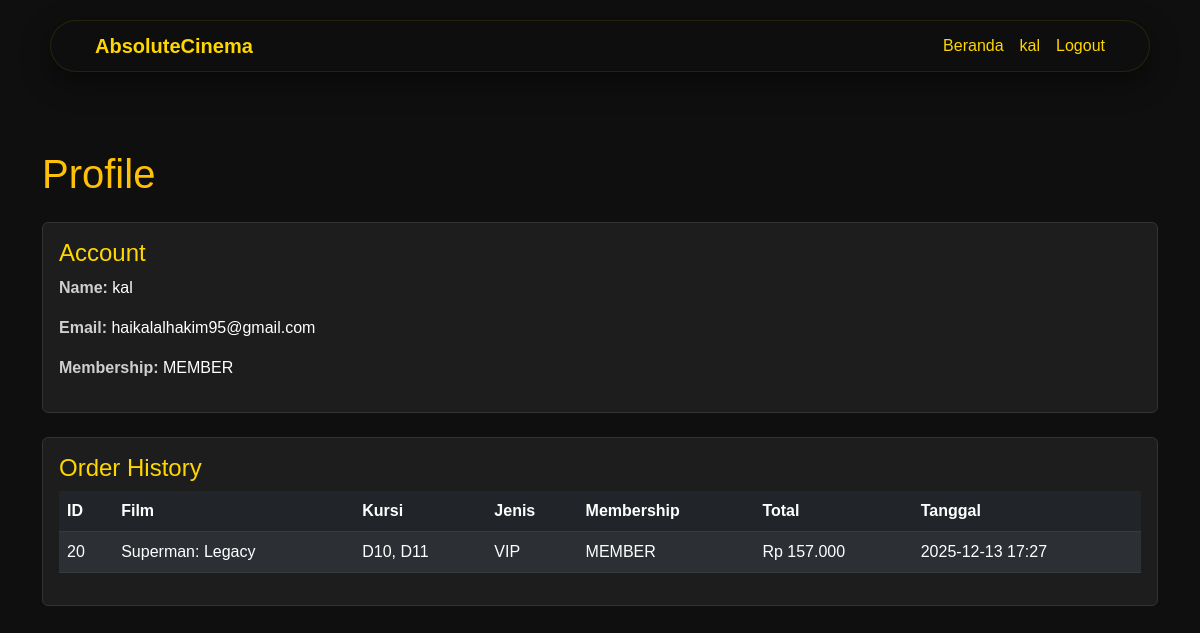
The app's page /profile (signed in), older data.
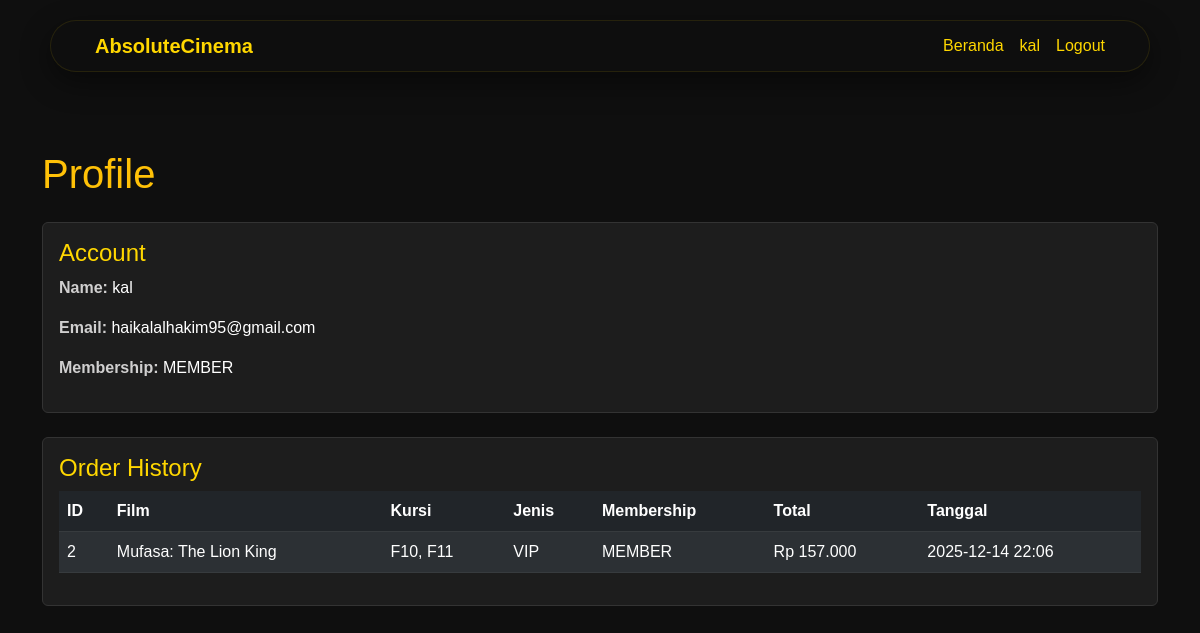
The same page, newer data.
### tables this page shows
CREATE TABLE orders (
            id INTEGER PRIMARY KEY AUTOINCREMENT,
            movie_id INTEGER,
            movie_title TEXT,
            seat TEXT,
            ticket_type TEXT,
            showtime TEXT,
            ticket_price INTEGER,
            admin_fee INTEGER,
            price INTEGER,
            membership TEXT,
            snack_included INTEGER DEFAULT 0,
            customer TEXT,
            email TEXT,
            date TEXT,
            payment_method TEXT
        );

### app.py (the view)
@app.route('/profile')
def profile():
    if 'user' not in session:
        return redirect(url_for('login'))
    user = session['user']
    orders = get_orders_by_user_email(user['email'])
    return render_template('profile.html', user=user, orders=orders)

### app.py (called while the page is built)
def get_db_connection():
    conn = sqlite3.connect(DB_PATH)
    conn.row_factory = sqlite3.Row
    return conn

def get_orders_by_user_email(email):
    conn = get_db_connection()
    cur = conn.cursor()
    cur.execute("SELECT * FROM orders WHERE email = ? ORDER BY id DESC", (email,))
    rows = cur.fetchall()
    conn.close()
    return [dict(r) for r in rows]

def format_currency(value):
    try:
        return "{:,.0f}".format(int(value)).replace(",", ".")
    except:
        return str(value)

### templates/profile.html (shortened to what this page needs)
<!DOCTYPE html>
<html lang="en">
  <head>
    <link
      href="https://cdn.jsdelivr.net/npm/bootstrap@5.3.0/dist/css/bootstrap.min.css"
      rel="stylesheet"
    />
  </head>
  <body>
    <nav class="site-nav">
      <div class="container">
        <a class="navbar-brand fs-5 fw-bold" href="/">AbsoluteCinema</a>
        <div class="d-flex gap-3 ms-auto">
          <a class="nav-link" href="/">Beranda</a>
           {% if session.get('user') %}
          <a class="nav-link" href="/profile"
            >{{ session.get('user')['name'] }}</a
          >
          <a class="nav-link" href="/logout">Logout</a>
          {% else %}
          <a class="nav-link" href="/login">Login</a>
          <a class="nav-link" href="/register">Register</a>
          {% endif %}
        </div>
      </div>
    </nav>
    <div class="container py-5 main-container">
      <h1 class="text-warning mb-4">Profile</h1>
      <div class="card p-3 mb-4">
        <h4>Account</h4>
        <p>
          <strong>Name:</strong> <span class="text-white">{{ user.name }}</span>
        </p>
        <p>
          <strong>Email:</strong>
          <span class="text-white">{{ user.email }}</span>
        </p>
        <p>
          <strong>Membership:</strong>
          <span class="text-white">{{ user.membership | upper }}</span>
        </p>
      </div>
      <div class="card p-3">
        <h4>Order History</h4>
        {% if orders %}
        <table class="table table-dark table-striped">
          <thead>
            <tr>
              <th>ID</th>
              <th>Film</th>
              <th>Kursi</th>
              <th>Jenis</th>
              <th>Membership</th>
              <th>Total</th>
              <th>Tanggal</th>
            </tr>
          </thead>
          <tbody>
            {% for o in orders %}
            <tr>
              <td>{{ o.id }}</td>
              <td>{{ o.movie_title }}</td>
              <td>{{ o.seat }}</td>
              <td>{{ o.ticket_type }}</td>
              <td>{{ o.membership | upper }}</td>
              <td>Rp {{ o.price | format_currency }}</td>
              <td>{{ o.date }}</td>
            </tr>
            {% endfor %}
          </tbody>
        </table>
        {% else %}
        <p class="text-muted">Belum ada pemesanan.</p>
        {% endif %}
      </div>
    </div>
  </body>
</html>

Row changes from the older to the newer data that the page shows:
removed orders: customer "kal", name "kal", email "haikalalhakim95@gmail.com", membership "MEMBER", id "20", movie_title "Superman: Legacy", seat "D10, D11", ticket_type "VIP", price "157.000", date "2025-12-13 17:27"
added orders: customer "kal", name "kal", email "haikalalhakim95@gmail.com", membership "MEMBER", id "2", movie_title "Mufasa: The Lion King", seat "F10, F11", ticket_type "VIP", price "157.000", date "2025-12-14 22:06"
